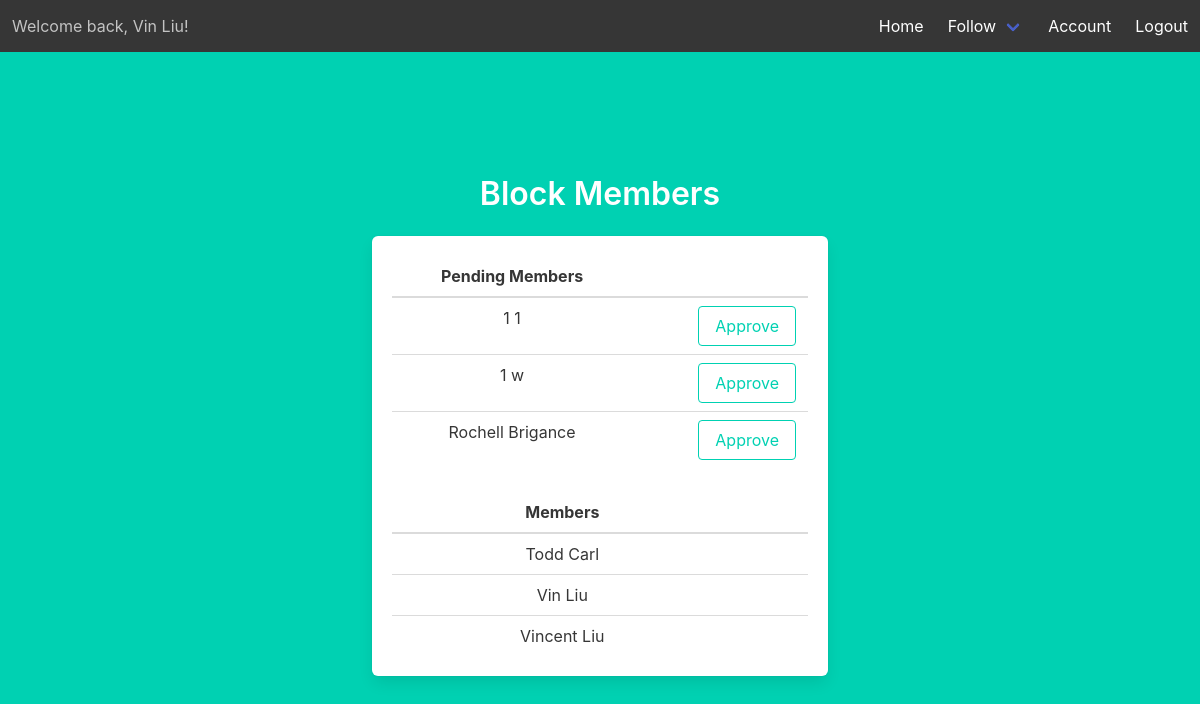
Screenshot of /block-members (signed in) with the database file from the repository.
### models.py (models this page shows)
class Users(UserMixin, db.Model):
    __tablename__ = 'Users'
    id = db.Column(db.Integer, primary_key=True)
    email = db.Column(db.String(45), unique=True, nullable=False)
    pword = db.Column(db.String(45), nullable=False)
    fname = db.Column(db.String(45), nullable=False)
    lname = db.Column(db.String(45), nullable=False)
    street_addr = db.Column(db.String(45), nullable=False)
    cid = db.Column(db.Integer, db.ForeignKey('City.id'), nullable=False)
    uprofile = db.Column(db.Text)
    photo = db.Column(db.Text)
    last_login_timestamp = db.Column(db.DateTime, default=datetime.now())

### location.py (the view)
@location.route('/block-members')
@login_required
def block_members():
    my_membership = get_my_membership()
    if my_membership:
        if my_membership.approval_count == -1:
            my_block_id = get_my_membership().bid
            pending = Membership.query.filter(Membership.bid==my_block_id, Membership.approval_count>-1).all()
            pending_count = len(pending)
            print('-------------------')
            print(pending)
            print(pending_count)
            approved_by_you = Approval.query.filter_by(approver=current_user.id, bid=my_block_id).all()
            approved_by_you_uid_list = []
            if approved_by_you:
                for i in approved_by_you:
                    approved_by_you_uid_list.append(i.approvee)
            pending_users_membership = []
            for i in pending:
                if i.uid not in approved_by_you_uid_list:
                    pending_users_membership.append([Users.query.filter_by(id=i.uid).first(), i])
            approved = Membership.query.filter(Membership.bid==my_block_id, Membership.approval_count<0).all()
            approved_count = len(approved)
            print('-------------------')
            print(approved)
            print(pending_count)
            approved_users_membership = []
            for i in approved:
                approved_users_membership.append([Users.query.filter_by(id=i.uid).first(), i])
        elif my_membership.approval_count > -1:
            return render_template('block-members.html', status='Pending')
        else:
            return render_template('block-members.html', status='Not')
    return render_template('block-members.html', pending_count=pending_count, pending_users_membership=pending_users_membership, approved_users_membership=approved_users_membership, approved_count=approved_count)

### location.py (called while the page is built)
@login_required
def get_my_membership():
    return Membership.query.filter_by(uid=current_user.id).first()

### templates/block-members.html (shortened to what this page needs)
{% extends "base.html" %}
{% block content %}
<div class="column is-6 is-offset-3">
    {% if status == 'Pending' %}
    <h1 class="title">
        Your membership is still pending.
    </h1>
    {% elif status == 'Not' %}
    <h1 class="title">
        You aren't a member of this block.
    </h1>
    {% else %}
    <h1 class="title">
        Block Members
    </h1>
    <div class="box">
        {% if pending_count != 0 %}
        <table class="table is-fullwidth">
            <thead>
                <tr>
                    <th>Pending Members</th>
                    <th></th>
                </tr>
            </thead>
            <tbody>
                {% for i in pending_users_membership %}
                <tr>
                    <td>{{ i[0].fname }} {{ i[0].lname }}</td>
                    <td>
                        <form method="POST" action="">
                            <div class="control has-text-right">
                                <input class="button is-primary is-outlined" type="submit" name="action" value="Approve">
                            </div>
                        </form>
                    </td>
                </tr>
                {% endfor %}
            </tbody>
        </table>
        {% endif %}
        {% if approved_count == 0 %}
        <h3 class="subtitle  is-4 has-text-primary">You're the only user in your block.</h3>
        {% else %}
        <table class="table is-fullwidth">
            <thead>
                <tr>
                    <th>Members</th>
                    <th></th>
                </tr>
            </thead>
            <tbody>
                {% for i in approved_users_membership %}
                <tr>
                    <td>{{ i[0].fname }} {{ i[0].lname }}</td>
                    <td>
                    </td>
                </tr>
                {% endfor %}
            </tbody>
        </table>
        {% endif %}
    </div>
    {% endif %}
</div>
{% endblock %}

### templates/base.html (shortened to what this page needs)
<!DOCTYPE html>
<html>
<head>
    <link rel="stylesheet" href="https://cdnjs.cloudflare.com/ajax/libs/bulma/0.7.2/css/bulma.min.css" />
</head>
<body>
    <section class="hero is-primary is-fullheight">
        <div class="hero-head">
            <nav class="navbar has-background-dark" role="navigation" aria-label="main navigation">
                {% if current_user.is_authenticated %}
                <div class="navbar-start">
                    <p class="navbar-item">
                        Welcome back, {{ current_user.fname }} {{ current_user.lname }}!
                    </p>
                </div>
                {% endif %}
                <div id="navbarMenuHeroA" class="navbar-menu ">
                    <div class="navbar-end">
                        <a href="{{ url_for('main.index') }}" class="navbar-item">
                            Home
                        </a>
                        {% if current_user.is_authenticated %}
                        <div class="navbar-item has-dropdown is-hoverable has-text-white has-background-dark">
                            <a class="navbar-link has-background-dark">
                                Follow
                            </a>
                        </div>
                        {% endif %}
                        {% if current_user.is_authenticated %}
                        <a href="{{ url_for('acc.account') }}" class="navbar-item">
                            Account
                        </a>
                        {% endif %}
                        {% if current_user.is_authenticated %}
                        <a href="{{ url_for('auth.logout') }}" class="navbar-item">
                            Logout
                        </a>
                        {% endif %}
                    </div>
                </div>
            </nav>
        </div>
        <div class="hero-body">
            <div class="container has-text-centered">
                {% block content %}
                {% endblock %}
            </div>
        </div>
    </section>
</body>
</html>

### rows the page displays
Users: fname "Vin", lname "Liu"
Users: fname "1", lname "1"
Users: fname "1", lname "w"
Users: fname "Rochell", lname "Brigance"
Users: fname "Todd", lname "Carl"
Users: fname "Vincent", lname "Liu"
